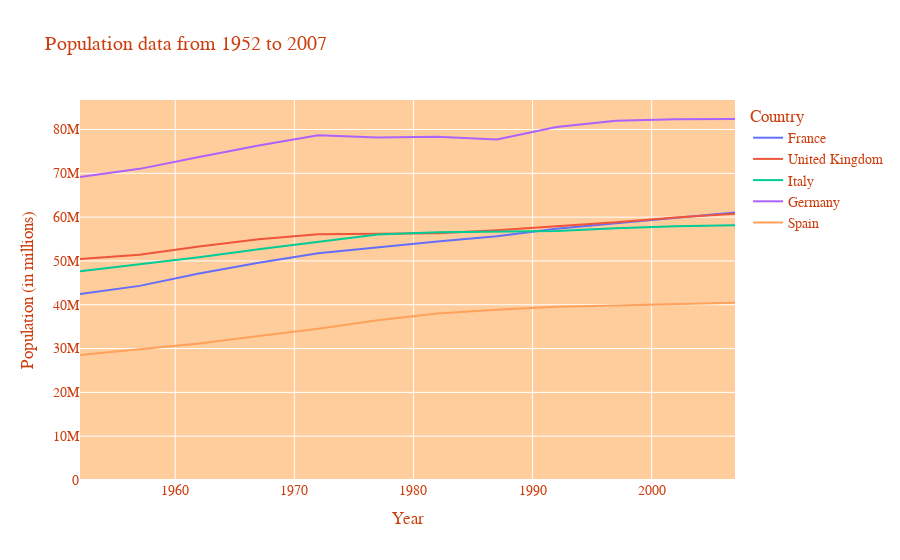

The notebook cell saved with this chart:
### Code cell
fig.update_layout(
    title="Population data from 1952 to 2007",
    xaxis_title="Year",
    yaxis_title="Population (in millions)",
    legend_title="Country",
    plot_bgcolor="#ffcc9c",
    font=dict(
        family="Arial",
        size=14,
        color="#cc3e0e"
    )
)
fig.update_yaxes(rangemode="tozero")

### Figure 1 — Plotly figure (JSON) as saved in the notebook; plotly's stock layout.template omitted (floating-point values rounded to 4 significant figures)
{"data": [{"hovertemplate": "variable=France<br>year=%{x}<br>value=%{y}<extra></extra>", "legendgroup": "France", "line": {"color": "#636efa", "dash": "solid"}, "marker": {"symbol": "circle"}, "mode": "lines", "name": "France", "orientation": "v", "showlegend": true, "type": "scatter", "x": [1952, 1957, 1962, 1967, 1972, 1977, 1982, 1987, 1992, 1997, 2002, 2007], "xaxis": "x", "y": [42459667, 44310863, 47124000, 49569000, 51732000, 53165019, 54433565, 55630100, 57374179, 58623428, 59925035, 61083916], "yaxis": "y"}, {"hovertemplate": "variable=United Kingdom<br>year=%{x}<br>value=%{y}<extra></extra>", "legendgroup": "United Kingdom", "line": {"color": "#EF553B", "dash": "solid"}, "marker": {"symbol": "circle"}, "mode": "lines", "name": "United Kingdom", "orientation": "v", "showlegend": true, "type": "scatter", "x": [1952, 1957, 1962, 1967, 1972, 1977, 1982, 1987, 1992, 1997, 2002, 2007], "xaxis": "x", "y": [50430000, 51430000, 53292000, 54959000, 56079000, 56179000, 56339704, 56981620, 57866349, 58808266, 59912431, 60776238], "yaxis": "y"}, {"hovertemplate": "variable=Italy<br>year=%{x}<br>value=%{y}<extra></extra>", "legendgroup": "Italy", "line": {"color": "#00cc96", "dash": "solid"}, "marker": {"symbol": "circle"}, "mode": "lines", "name": "Italy", "orientation": "v", "showlegend": true, "type": "scatter", "x": [1952, 1957, 1962, 1967, 1972, 1977, 1982, 1987, 1992, 1997, 2002, 2007], "xaxis": "x", "y": [47666000, 49182000, 50843200, 52667100, 54365564, 56059245, 56535636, 56729703, 56840847, 57479469, 57926999, 58147733], "yaxis": "y"}, {"hovertemplate": "variable=Germany<br>year=%{x}<br>value=%{y}<extra></extra>", "legendgroup": "Germany", "line": {"color": "#ab63fa", "dash": "solid"}, "marker": {"symbol": "circle"}, "mode": "lines", "name": "Germany", "orientation": "v", "showlegend": true, "type": "scatter", "x": [1952, 1957, 1962, 1967, 1972, 1977, 1982, 1987, 1992, 1997, 2002, 2007], "xaxis": "x", "y": [69145952, 71019069, 73739117, 76368453, 78717088, 78160773, 78335266, 77718298, 80597764, 82011073, 82350671, 82400996], "yaxis": "y"}, {"hovertemplate": "variable=Spain<br>year=%{x}<br>value=%{y}<extra></extra>", "legendgroup": "Spain", "line": {"color": "#FFA15A", "dash": "solid"}, "marker": {"symbol": "circle"}, "mode": "lines", "name": "Spain", "orientation": "v", "showlegend": true, "type": "scatter", "x": [1952, 1957, 1962, 1967, 1972, 1977, 1982, 1987, 1992, 1997, 2002, 2007], "xaxis": "x", "y": [28549870, 29841614, 31158061, 32850275, 34513161, 36439000, 37983310, 38880702, 39549438, 39855442, 40152517, 40448191], "yaxis": "y"}], "layout": {"font": {"color": "#cc3e0e", "family": "Arial", "size": 14}, "legend": {"title": {"text": "Country"}, "tracegroupgap": 0}, "plot_bgcolor": "#ffcc9c", "title": {"text": "Population data from 1952 to 2007"}, "xaxis": {"anchor": "y", "domain": [0, 1], "title": {"text": "Year"}}, "yaxis": {"anchor": "x", "domain": [0, 1], "rangemode": "tozero", "title": {"text": "Population (in millions)"}}}}
